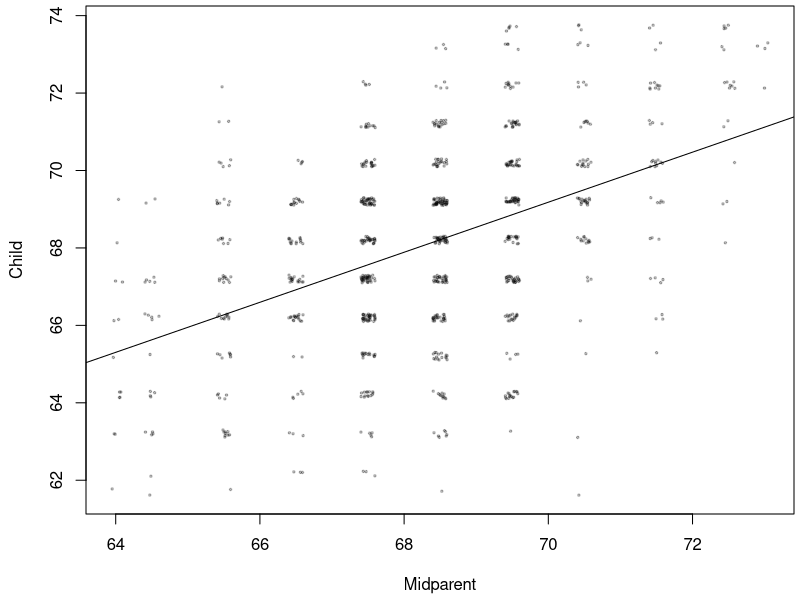
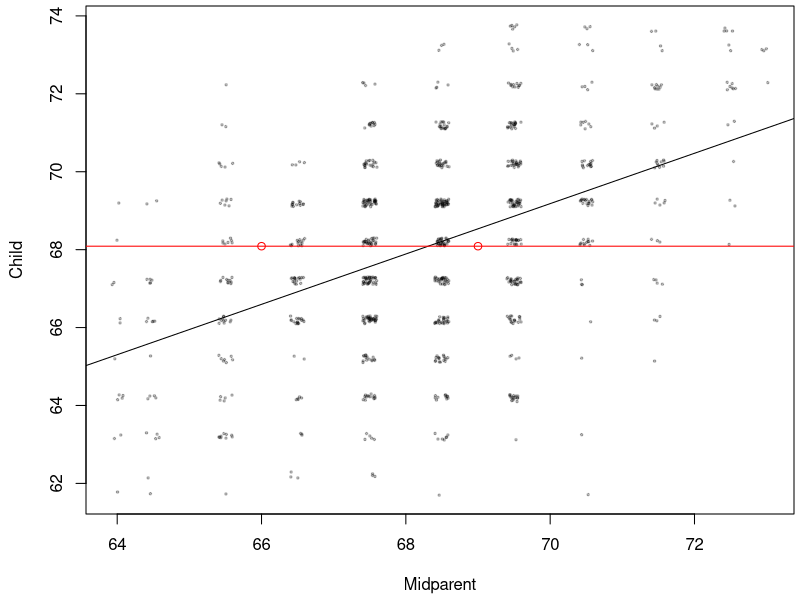
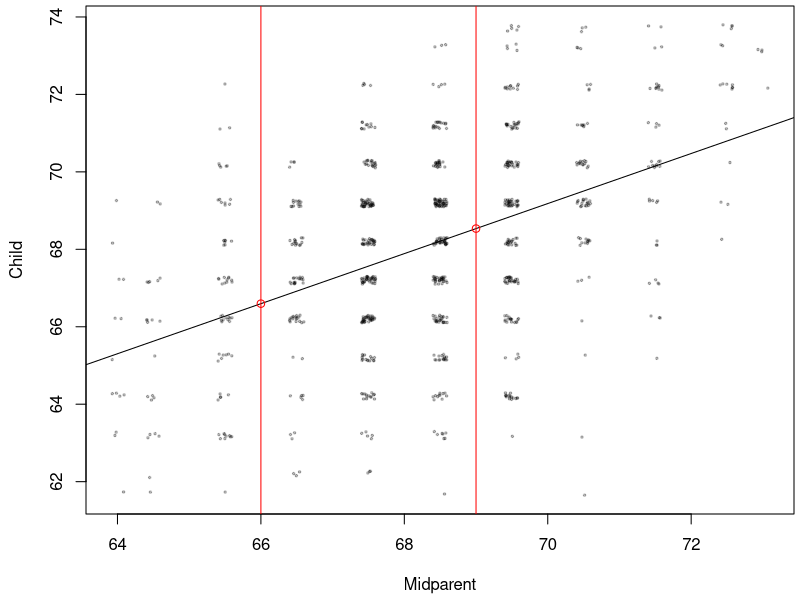
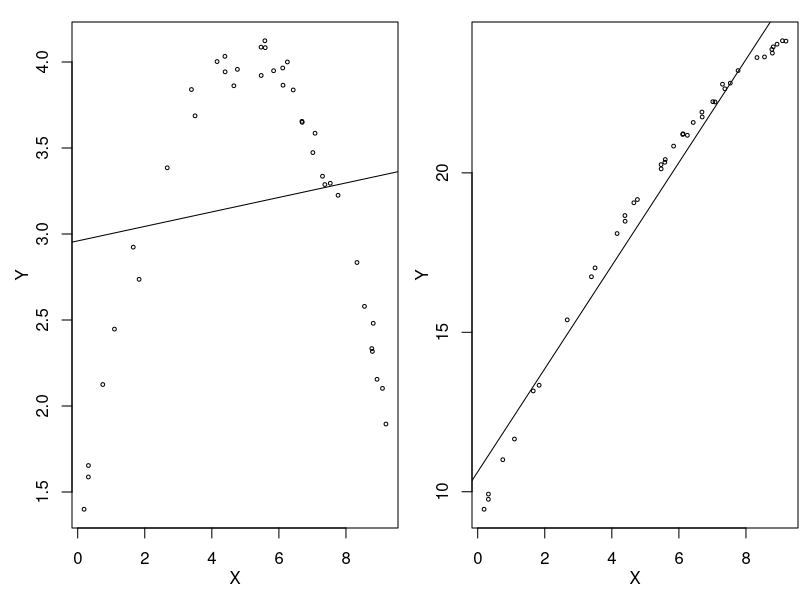
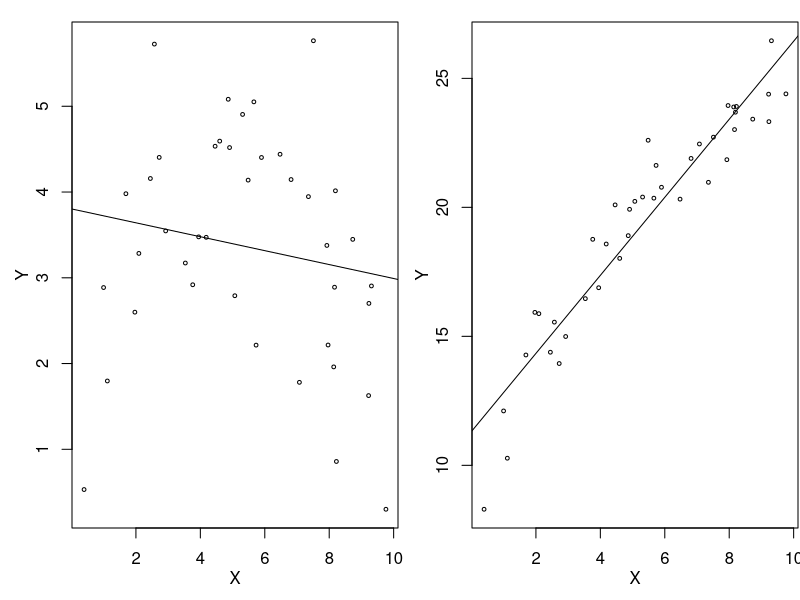
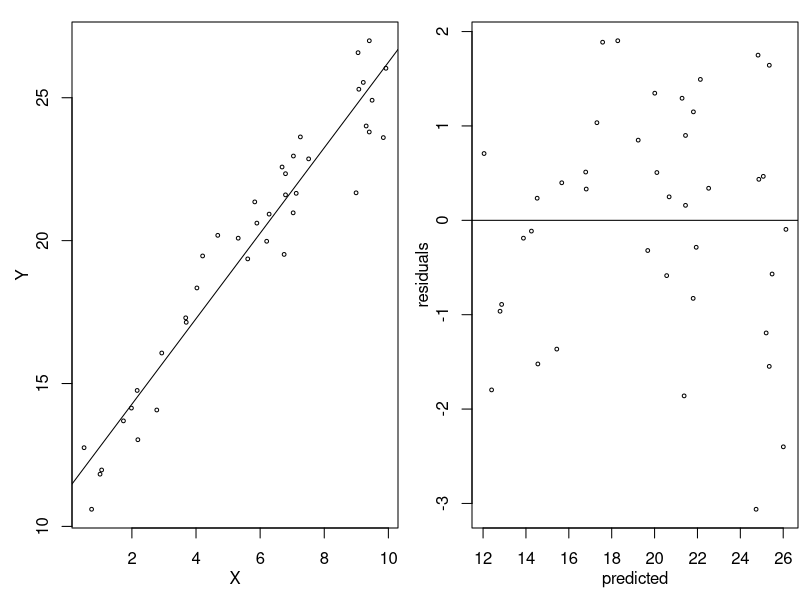
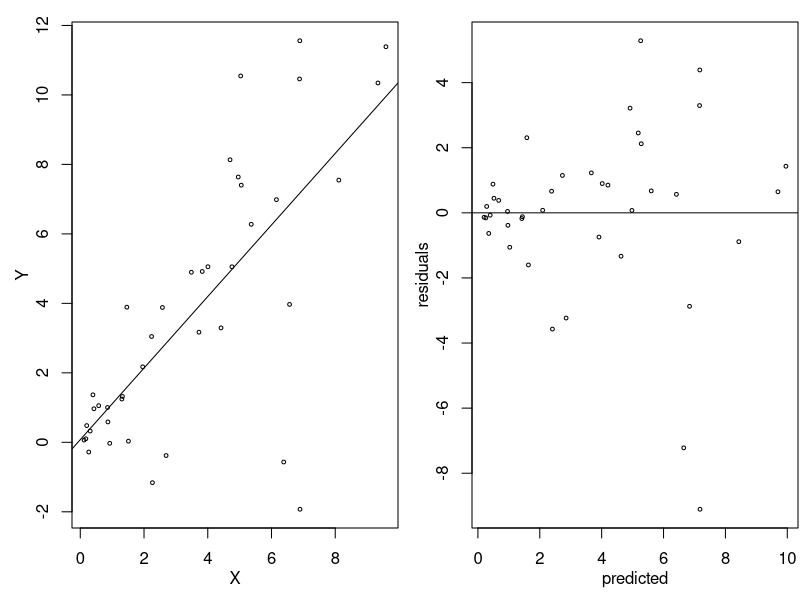
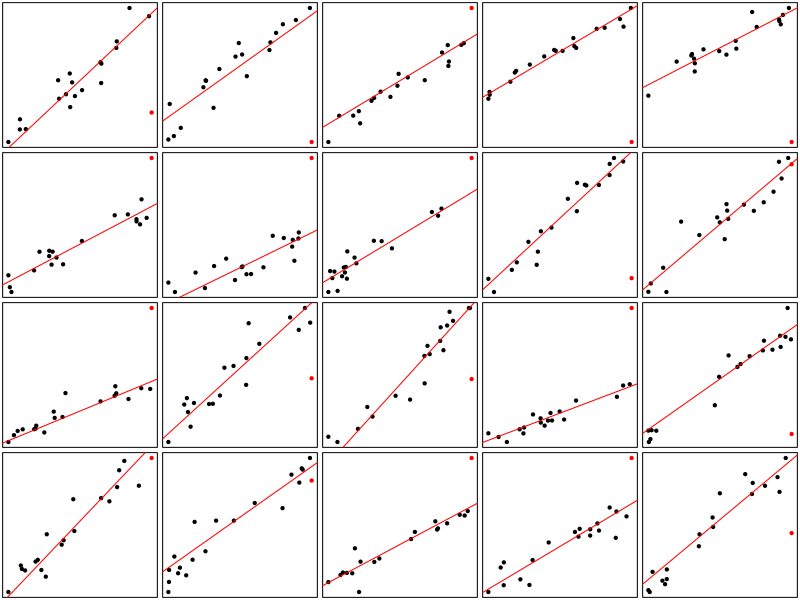

Write R code to recreate these figures, in order.
galton <- read.csv("Galton.csv")

pdf(file='galton.pdf', width=3, height=2, pointsize=10)
par(mar=c(4,4,0,0)+.3)
with(galton, plot(jitter(Midparent),jitter(Child), pch=20, cex=.5, col=adjustcolor('black',.25), xlab='Midparent', ylab='Child') )
with(galton, abline( lm( Child ~ Midparent ) ) )
dev.off()

pdf(file='galton-mean.pdf', width=3, height=2, pointsize=10)
par(mar=c(4,4,0,0)+.3)
with(galton, plot(jitter(Midparent),jitter(Child), pch=20, cex=.5, col=adjustcolor('black',.25), xlab='Midparent', ylab='Child') )
with(galton, abline( lm( Child ~ Midparent ) ) )
abline(h=mean(galton$Child), col='red')
points( c(66,69), rep( mean(galton$Child), 2) , col='red' )
dev.off()

pdf(file='galton-pred.pdf', width=3, height=2, pointsize=10)
par(mar=c(4,4,0,0)+.3)
with(galton, plot(jitter(Midparent),jitter(Child), pch=20, cex=.5, col=adjustcolor('black',.25), xlab='Midparent', ylab='Child') )
with(galton, abline( lm( Child ~ Midparent ) ) )
abline(v=c(66,69), col='red')
points( c(66,69), predict( lm( Child ~ Midparent, data=galton ), newdata=list(Midparent=c(66,69)) ), col='red' )
dev.off()


# nonlinearities

pdf(file='nonlinear1.pdf', width=4, height=2, pointsize=10)
layout(t(1:2))
par(mar=c(3.5,3.5,1,0)+.1,mgp=c(2,1,0))
xx <- runif( 40 )*10
yy <- (4-((5-xx)/3)^2)+rnorm(40)*.1 
zz <- (25-((12-xx)/3)^2)+rnorm(40)*.1 
plot( xx, yy, xlab='X', ylab='Y', cex=0.5 )
abline( coef(lm(yy~xx)) )
plot( xx, zz, xlab='X', ylab='Y', cex=0.5 )
abline( coef(lm(zz~xx)) )
dev.off()


pdf(file='nonlinear2.pdf', width=4, height=2, pointsize=10)
layout(t(1:2))
par(mar=c(3.5,3.5,1,0)+.1,mgp=c(2,1,0))
xx <- runif( 40 )*10
yy <- (4-((5-xx)/3)^2)+rnorm(40)
zz <- (25-((12-xx)/3)^2)+rnorm(40)
plot( xx, yy, xlab='X', ylab='Y', cex=0.5 )
abline( coef(lm(yy~xx)) )
plot( xx, zz, xlab='X', ylab='Y', cex=0.5 )
abline( coef(lm(zz~xx)) )
dev.off()


pdf(file='nonlinear2-resids.pdf', width=4, height=2, pointsize=10)
layout(t(1:2))
par(mar=c(3.5,3.5,1,0)+.1,mgp=c(2,1,0))
xx <- runif( 40 )*10
zz <- (25-((12-xx)/3)^2)+rnorm(40)
plot( xx, zz, xlab='X', ylab='Y', cex=0.5 )
abline( coef(lm(zz~xx)) )
plot( fitted(lm(zz~xx)), resid(lm(zz~xx)), xlab='predicted', ylab='residuals', cex=0.5 )
abline(h=0)
dev.off()


pdf(file='hetersked-resids.pdf', width=4, height=2, pointsize=10)
layout(t(1:2))
par(mar=c(3.5,3.5,1,0)+.1,mgp=c(2,1,0))
xx <- sort(runif( 40 )*10)
zz <- xx+rnorm(40)*seq(.05,4,length.out=40)
plot( xx, zz, xlab='X', ylab='Y', cex=0.5 )
abline( coef(lm(zz~xx)) )
plot( fitted(lm(zz~xx)), resid(lm(zz~xx)), xlab='predicted', ylab='residuals', cex=0.5 )
abline(h=0)
dev.off()


# what can go wrong?

n <- 20
xxyy <- lapply(1:20, function (k) {
    xx <- sort(runif( n )*10)
    zz <- xx+rnorm(n)*(c(rep(1,n-1),10))
    data.frame(x=xx,y=zz) } )

pdf(file='many-regressions-1.pdf', width=4.5, height=3, pointsize=10)
layout(matrix(1:20,nrow=4))
par(mar=c(0,0,0,0)+.2)
for (xy in xxyy) {
    plot(xy,xaxt='n',yaxt='n',xlab='',ylab='',pch=20, col=c(rep('black',n-1),'red') )
    # abline(coef(lm(y~x,data=xy)))
    # abline(coef(lm(y~x,data=xy,subset=((1:n)<n))), col='green')
    abline(0,1,col='red')
}
dev.off()


pdf(file='many-regressions-2.pdf', width=4.5, height=3, pointsize=10)
layout(matrix(1:20,nrow=4))
par(mar=c(0,0,0,0)+.2)
for (xy in xxyy) {
    plot(xy,xaxt='n',yaxt='n',xlab='',ylab='',pch=20, col=c(rep('black',n-1),'red') )
    abline(coef(lm(y~x,data=xy)))
    abline(coef(lm(y~x,data=xy,subset=((1:n)<n))), col='green')
    abline(0,1,col='red')
}
dev.off()


pdf(file='many-regressions-3.pdf', width=4.5, height=3, pointsize=10)
layout(matrix(1:20,nrow=4))
par(mar=c(0,0,0,0)+.2)
for (xy in xxyy) {
    plot(xy,xaxt='n',yaxt='n',xlab='',ylab='',pch=20, col=adjustcolor(c(rep('black',n-1),'red'),.1) )
    abline(coef(lm(y~x,data=xy)))
    abline(coef(lm(y~x,data=xy,subset=((1:n)<n))), col='green')
    abline(0,1,col='red')
}
dev.off()

